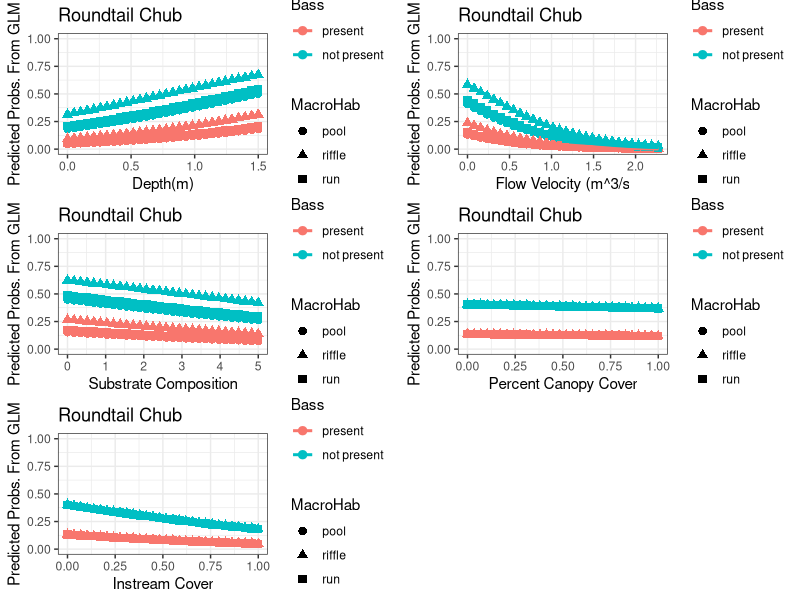
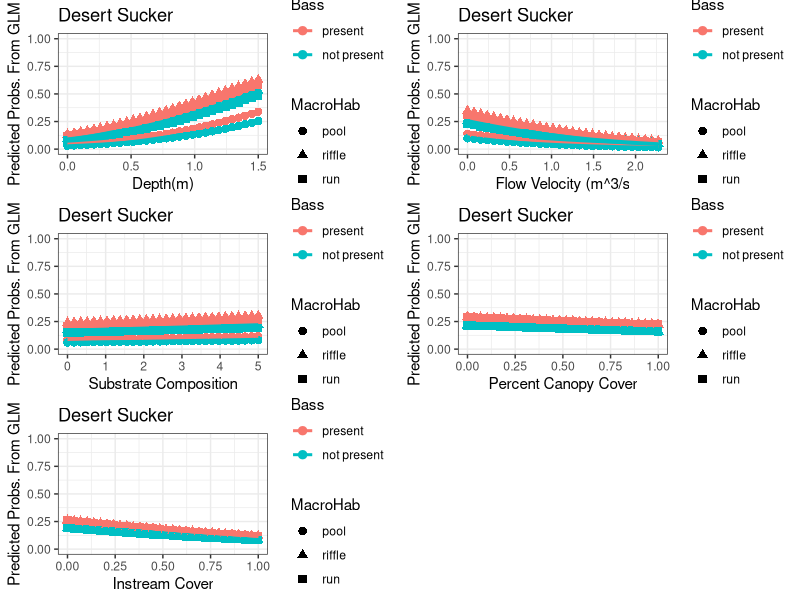
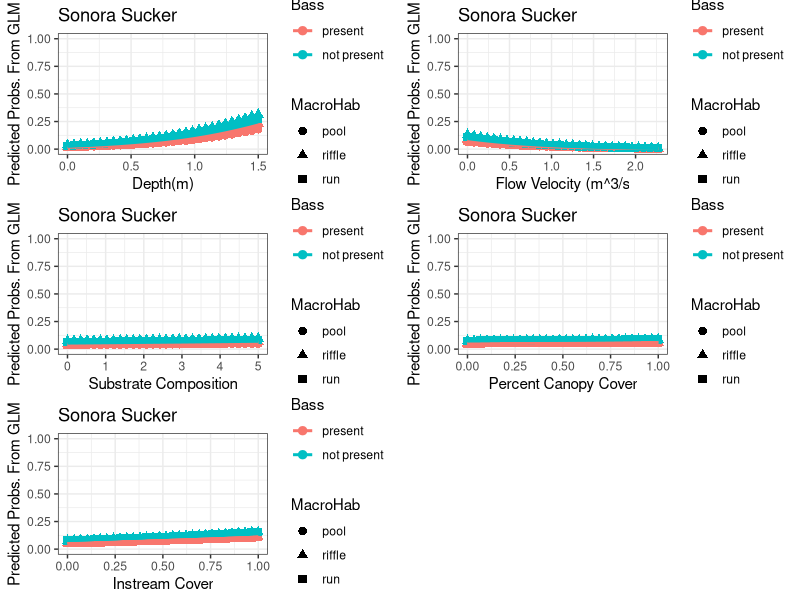
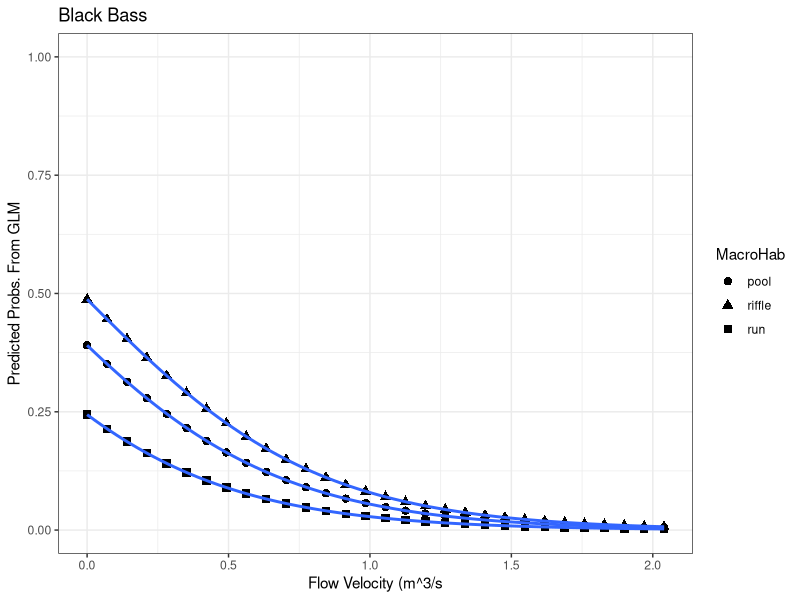
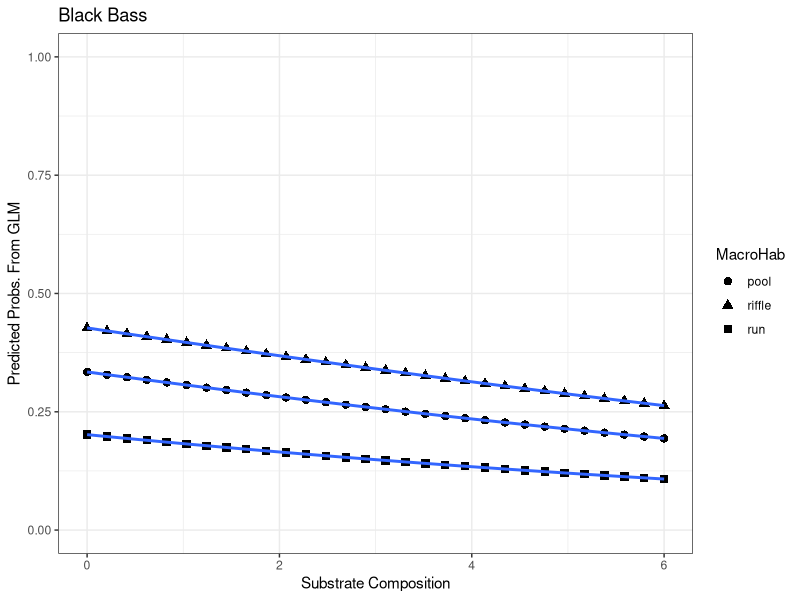
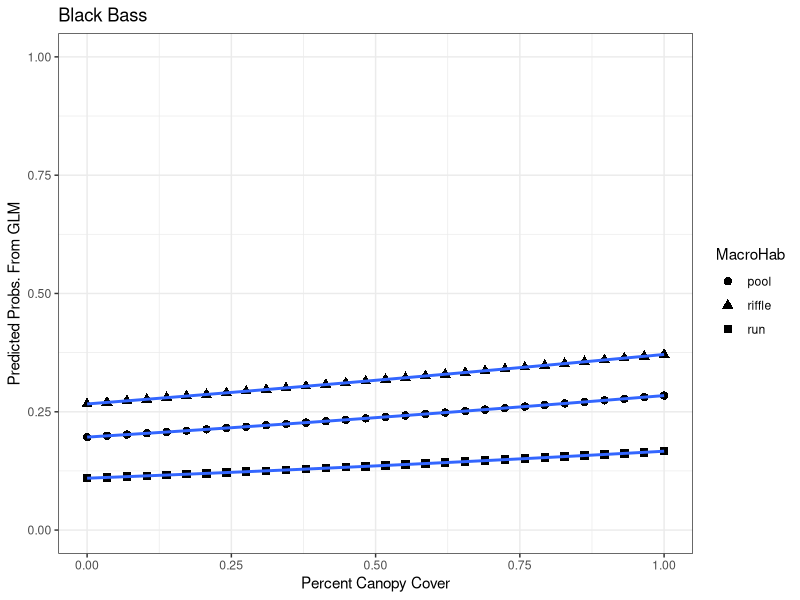
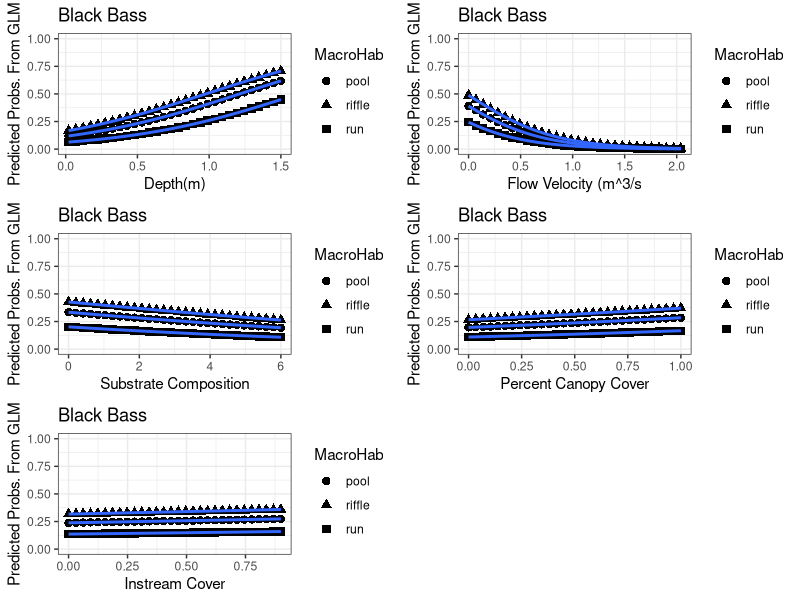

Write R code to recreate these figures, in order.
# Christopher Jenney
# Fossil Creek Data Analysis
#2021-05-08

# Logistic Regression with all variables included. 
dir.create("LOGIT_5_9")

data <- read.csv("FishAboveandBelow.csv")
data$Above <- factor(data$Above)
data$Location <-factor(data$Location)
data$Velo <- abs(data$Velo)
data$InstreamCover <- data$InstreamCover/100
library(ggplot2)
library(dplyr)
#Roundtail Chub
#Make a dataset of just RTC
Roundtail <- data %>% 
  filter(RoundtailChub == 1) %>% 
  select(Location, Above, Depth, Velo, Substrate, PercentCover, InstreamCover, MacroHab, RoundtailChub)
#make an available dataset
available<-data %>% 
  filter(Species == "Available") %>% 
  select(Location, Above, Depth, Velo, Substrate, PercentCover, InstreamCover, MacroHab, RoundtailChub)
available<-na.omit(available)

#combine the two datasets
Roundtail.data <- rbind(Roundtail, available)
na.omit(Roundtail.data)
#Run the GLM with the full model
RTC_GLM <- glm(RoundtailChub ~ Depth + Velo + Substrate + PercentCover + InstreamCover + MacroHab + Above
               + Above*Depth + Above*Velo + Above*Substrate + Above*PercentCover + Above*InstreamCover +
                 Above*MacroHab, family = "binomial", data = Roundtail.data)
summary(RTC_GLM)
confint(RTC_GLM)


RTC_GLM <- glm(RoundtailChub ~ Depth + Velo + Substrate + PercentCover + InstreamCover + Above + MacroHab
               , family = "binomial", data = Roundtail.data)

# Create a GLM Prediction Figure


Cov1_pred_data_1 <- expand.grid(Above=c(0,1),MacroHab=c("pool","riffle", "run"),
                                Depth= seq(min(Roundtail.data$Depth),max(Roundtail.data$Depth),
                                           length.out=30))

Cov1_pred_data_1$Above<-factor(Cov1_pred_data_1$Above)

Cov1_pred_data_1$Velo <- mean(Roundtail.data$Velo)

Cov1_pred_data_1$Substrate <- mean(Roundtail.data$Substrate)

Cov1_pred_data_1$PercentCover <- mean(Roundtail.data$PercentCover)

Cov1_pred_data_1$InstreamCover <- mean(Roundtail.data$InstreamCover)


Preds_Cov1_1 <- predict(RTC_GLM, newdata=Cov1_pred_data_1,
                      
                      type='link',se.fit=T) # To get the SE’s on the link scale


Cov1_pred_data_1$Pred <-plogis(Preds_Cov1_1$fit)

Cov1_pred_data_1$LCI <- plogis(Preds_Cov1_1$fit-1.96*Preds_Cov1_1$se) # Not sure if “se” is where the SE’s are in Preds_Cov1

Cov1_pred_data_1$UCI <- plogis(Preds_Cov1_1$fit+1.96*Preds_Cov1_1$se)

Cov1_pred_data_1$Covariate <- "Depth"



plt <- ggplot(data = Cov1_pred_data_1, aes(x = Cov1_pred_data_1$Depth, y = Cov1_pred_data_1$Pred, 
                                           color = Cov1_pred_data_1$Above,
                                           shape = MacroHab)) + 
  geom_point(size = 2.5) + 
  scale_fill_manual(values=c("blue", "cyan4")) + 
  geom_smooth(method = "glm", se = F,
              method.args = list(family = "binomial"))



plot_depth <- plt + xlab("Depth(m)") + ylab("Predicted Probs. From GLM") + scale_color_discrete(name = "Bass", labels = c("present", "not present"))

plot_depth <- plot_depth + theme_bw() + ggtitle("Roundtail Chub") + ylim(0, 1.0)   


## RTC Flow Velocity
#
#
#

RTC_GLM <- glm(RoundtailChub ~ Depth + Velo + Substrate + PercentCover + InstreamCover + Above + MacroHab
               , family = "binomial", data = Roundtail.data)

# Create a GLM Prediction Figure

Cov1_pred_data_2 <- expand.grid(Above=c(0,1),MacroHab=c("pool","riffle", "run"),
                                Velo= seq(min(Roundtail.data$Velo),max(Roundtail.data$Velo),
                                           length.out=30))

Cov1_pred_data_2$Above<-factor(Cov1_pred_data_2$Above)

Cov1_pred_data_2$Depth <- mean(Roundtail.data$Depth)

Cov1_pred_data_2$Substrate <- mean(Roundtail.data$Substrate)

Cov1_pred_data_2$PercentCover <- mean(Roundtail.data$PercentCover)

Cov1_pred_data_2$InstreamCover <- mean(Roundtail.data$InstreamCover)


Preds_Cov1_2 <- predict(RTC_GLM, newdata=Cov1_pred_data_2,
                      
                      type='link',se.fit=T) # To get the SE’s on the link scale

Cov1_pred_data_2$Pred <-plogis(Preds_Cov1_2$fit)

Cov1_pred_data_2$LCI <- plogis(Preds_Cov1_2$fit-1.96*Preds_Cov1_2$se) # Not sure if “se” is where the SE’s are in Preds_Cov1

Cov1_pred_data_2$UCI <- plogis(Preds_Cov1_2$fit+1.96*Preds_Cov1_2$se)

Cov1_pred_data_2$Covariate <- "Velo"


plt_vel <- ggplot(data = Cov1_pred_data_2, aes(x = Cov1_pred_data_2$Velo, y = Cov1_pred_data_2$Pred, 
                                           color = Cov1_pred_data_2$Above,
                                           shape = MacroHab)) + 
  geom_point(size = 2.5) + 
  scale_fill_manual(values=c("blue", "cyan4")) + 
  geom_smooth(method = "glm", se = F,
              method.args = list(family = "binomial"))



plt_velocity <- plt_vel + xlab("Flow Velocity (m^3/s") + ylab("Predicted Probs. From GLM") + scale_color_discrete(name = "Bass", labels = c("present", "not present"))

plt_velocity <-plt_velocity + theme_bw()+ ggtitle("Roundtail Chub") + ylim(0, 1.0)    


#
#
###Substrate
RTC_GLM <- glm(RoundtailChub ~ Depth + Velo + Substrate + PercentCover + InstreamCover + 
                 Above + MacroHab
               , family = "binomial", data = Roundtail.data)

# Create a GLM Prediction Figure
Cov1_pred_data_3 <- expand.grid(Above=c(0,1),MacroHab=c("pool","riffle", "run"),
                                Substrate= seq(min(Roundtail.data$Substrate),max(Roundtail.data$Substrate),
                                          length.out=30))


Cov1_pred_data_3$Above<-factor(Cov1_pred_data_3$Above)

Cov1_pred_data_3$Depth <- mean(Roundtail.data$Depth)

Cov1_pred_data_3$Velo <- mean(Roundtail.data$Velo)

Cov1_pred_data_3$PercentCover <- mean(Roundtail.data$PercentCover)

Cov1_pred_data_3$InstreamCover <- mean(Roundtail.data$InstreamCover)


Preds_Cov1_3 <- predict(RTC_GLM, newdata=Cov1_pred_data_3,
                      
                      type='link',se.fit=T) # To get the SE’s on the link scale

Cov1_pred_data_3$Pred <-plogis(Preds_Cov1_3$fit)

Cov1_pred_data_3$LCI <- plogis(Preds_Cov1_3$fit-1.96*Preds_Cov1_3$se) # Not sure if “se” is where the SE’s are in Preds_Cov1

Cov1_pred_data_3$UCI <- plogis(Preds_Cov1_3$fit+1.96*Preds_Cov1_3$se)

Cov1_pred_data_3$Covariate <- "Substrate"


plt_sub <- ggplot(data = Cov1_pred_data_3, aes(x = Cov1_pred_data_3$Substrate, y = Cov1_pred_data_3$Pred, 
                                               color = Cov1_pred_data_3$Above,
                                               shape = MacroHab)) + 
  geom_point(size = 2.5) + 
  scale_fill_manual(values=c("blue", "cyan4")) + 
  geom_smooth(method = "glm", se = F,
              method.args = list(family = "binomial"))



plt_substrate <- plt_sub + xlab("Substrate Composition") + ylab("Predicted Probs. From GLM") + scale_color_discrete(name = "Bass", labels = c("present", "not present"))

plt_substrate <- plt_substrate + theme_bw()  + ggtitle("Roundtail Chub") + ylim(0, 1.0)





###
## Percent Overhead Cover
RTC_GLM <- glm(RoundtailChub ~ Depth + Velo + Substrate + PercentCover + InstreamCover + Above
               , family = "binomial", data = Roundtail.data)

# Create a GLM Prediction Figure
Cov1_pred_data_4 <- expand.grid(Above=c(0,1),MacroHab=c("pool","riffle", "run"),
                                PercentCover= seq(min(Roundtail.data$PercentCover),max(Roundtail.data$PercentCover),
                                               length.out=30))

Cov1_pred_data_4$Above<-factor(Cov1_pred_data_4$Above)


Cov1_pred_data_4$Depth <- mean(Roundtail.data$Depth)

Cov1_pred_data_4$Velo <- mean(Roundtail.data$Velo)

Cov1_pred_data_4$Substrate <- mean(Roundtail.data$Substrate)

Cov1_pred_data_4$InstreamCover <- mean(Roundtail.data$InstreamCover)


Preds_Cov1_4 <- predict(RTC_GLM, newdata=Cov1_pred_data_4,
                      
                      type='link',se.fit=T) # To get the SE’s on the link scale

Cov1_pred_data_4$Pred <-plogis(Preds_Cov1_4$fit)

Cov1_pred_data_4$LCI <- plogis(Preds_Cov1_4$fit-1.96*Preds_Cov1_4$se) # Not sure if “se” is where the SE’s are in Preds_Cov1

Cov1_pred_data_4$UCI <- plogis(Preds_Cov1_4$fit+1.96*Preds_Cov1_4$se)

Cov1_pred_data_4$Covariate <- "Percent Cover"




plt_cv <- ggplot(data = Cov1_pred_data_4, aes(x = Cov1_pred_data_4$PercentCover, y = Cov1_pred_data_4$Pred, 
                                               color = Cov1_pred_data_4$Above,
                                               shape = MacroHab)) + 
  geom_point(size = 2.5) + 
  scale_fill_manual(values=c("blue", "cyan4")) + 
  geom_smooth(method = "glm", se = F,
              method.args = list(family = "binomial"))



plt_cover <- plt_cv + xlab("Percent Canopy Cover") + ylab("Predicted Probs. From GLM") + scale_color_discrete(name = "Bass", labels = c("present", "not present"))

plt_cover <- plt_cover + theme_bw()  + ggtitle("Roundtail Chub") + ylim(0, 1.0)





###
#Plot Instream Cover
RTC_GLM <- glm(RoundtailChub ~ Depth + Velo + Substrate + PercentCover + InstreamCover + Above
               , family = "binomial", data = Roundtail.data)

# Create a GLM Prediction Figure

Cov1_pred_data_5 <- expand.grid(Above=c(0,1),MacroHab=c("pool","riffle", "run"),
                                InstreamCover= seq(min(Roundtail.data$InstreamCover),max(Roundtail.data$InstreamCover),
                                                  length.out=30))

Cov1_pred_data_5$Above<-factor(Cov1_pred_data_5$Above)

Cov1_pred_data_5$Depth <- mean(Roundtail.data$Depth)

Cov1_pred_data_5$Velo <- mean(Roundtail.data$Velo)

Cov1_pred_data_5$Substrate <- mean(Roundtail.data$Substrate)

Cov1_pred_data_5$PercentCover <- mean(Roundtail.data$PercentCover)


Preds_Cov1_5 <- predict(RTC_GLM, newdata=Cov1_pred_data_5,
                      
                      type='link',se.fit=T) # To get the SE’s on the link scale

Cov1_pred_data_5$Pred <-plogis(Preds_Cov1_5$fit)

Cov1_pred_data_5$LCI <- plogis(Preds_Cov1_5$fit-1.96*Preds_Cov1_5$se) # Not sure if “se” is where the SE’s are in Preds_Cov1

Cov1_pred_data_5$UCI <- plogis(Preds_Cov1_5$fit+1.96*Preds_Cov1_5$se)

Cov1_pred_data_5$Covariate <- "Instream Cover"


plt_is <- ggplot(data = Cov1_pred_data_5, aes(x = Cov1_pred_data_5$InstreamCover, y = Cov1_pred_data_5$Pred, 
                                              color = Cov1_pred_data_5$Above,
                                              shape = MacroHab)) + 
  geom_point(size = 2.5) + 
  scale_fill_manual(values=c("blue", "cyan4")) + 
  geom_smooth(method = "glm", se = F,
              method.args = list(family = "binomial"))



plt_instream <- plt_is + xlab("Instream Cover") + ylab("Predicted Probs. From GLM") + scale_color_discrete(name = "Bass", labels = c("present", "not present"))

plt_instream <- plt_instream + theme_bw()+ ggtitle("Roundtail Chub") + ylim(0, 1.0)



library(ggpubr)
Roundtail_Plots <- ggarrange(plot_depth, plt_velocity, plt_substrate, plt_cover,plt_instream,
                        nrow = 3, ncol = 2)
Roundtail_Plots + ggtitle("Roundtail Chub")

#sink the file into whereever the fuck i put it. 
sink(file = "LOGIT_5_9/RTC_GLM_FULL.txt")
summary(RTC_GLM)
confint(RTC_GLM)
sink()


## DESERT SUCKER ANALYSIS
###YOU MADE IT!
## I THINK IT LOOKS..... OKAY


#Desert Sucker
Desert <- data %>% 
  filter(Desert.Sucker == 1) %>% 
  select(Location, Above, Depth, Velo, Substrate, PercentCover, InstreamCover, MacroHab, Desert.Sucker)
#make an available dataset
available<-data %>% 
  filter(Species == "Available") %>% 
  select(Location, Above, Depth, Velo, Substrate, PercentCover, InstreamCover, MacroHab, Desert.Sucker)
available<-na.omit(available)

#combine the two datasets
Desert.data <- rbind(Desert, available)

#Run the GLM with the full model
Desert_GLM <- glm(Desert.Sucker ~ Depth + Velo + Substrate + PercentCover + InstreamCover + MacroHab + Above
               + Above*Depth + Above*Velo + Above*Substrate + Above*PercentCover + Above*InstreamCover +
                 Above*MacroHab, family = "binomial", data = Desert.data)
summary(Desert_GLM)
confint(Desert_GLM)
###
#####
#####
#Plots for DS

DS_GLM <- glm(Desert.Sucker ~ Depth + Velo + Substrate + PercentCover + InstreamCover + Above + MacroHab
               , family = "binomial", data = Desert.data)

# Create a GLM Prediction Figure

## Desert Sucker Depth

Cov1_pred_data_1 <- expand.grid(Above=c(0,1),MacroHab=c("pool","riffle", "run"),
                                Depth= seq(min(Desert.data$Depth),max(Desert.data$Depth),
                                           length.out=30))

Cov1_pred_data_1$Above<-factor(Cov1_pred_data_1$Above)

Cov1_pred_data_1$Velo <- mean(Desert.data$Velo)

Cov1_pred_data_1$Substrate <- mean(Desert.data$Substrate)

Cov1_pred_data_1$PercentCover <- mean(Desert.data$PercentCover)

Cov1_pred_data_1$InstreamCover <- mean(Desert.data$InstreamCover)


Preds_Cov1_1 <- predict(DS_GLM, newdata=Cov1_pred_data_1,
                        
                        type='link',se.fit=T) # To get the SE’s on the link scale


Cov1_pred_data_1$Pred <-plogis(Preds_Cov1_1$fit)

Cov1_pred_data_1$LCI <- plogis(Preds_Cov1_1$fit-1.96*Preds_Cov1_1$se) # Not sure if “se” is where the SE’s are in Preds_Cov1

Cov1_pred_data_1$UCI <- plogis(Preds_Cov1_1$fit+1.96*Preds_Cov1_1$se)

Cov1_pred_data_1$Covariate <- "Depth"



plt <- ggplot(data = Cov1_pred_data_1, aes(x = Cov1_pred_data_1$Depth, y = Cov1_pred_data_1$Pred, 
                                           color = Cov1_pred_data_1$Above,
                                           shape = MacroHab)) + 
  geom_point(size = 2.5) + 
  scale_fill_manual(values=c("blue", "cyan4")) + 
  geom_smooth(method = "glm", se = F,
              method.args = list(family = "binomial"))



plot_depth <- plt + xlab("Depth(m)") + ylab("Predicted Probs. From GLM") + scale_color_discrete(name = "Bass", labels = c("present", "not present"))

plot_depth <- plot_depth + theme_bw() + ggtitle("Desert Sucker") + ylim(0, 1.0)



### Desert Sucker Velocity



DS_GLM <- glm(Desert.Sucker ~ Depth + Velo + Substrate + PercentCover + InstreamCover + Above + MacroHab
               , family = "binomial", data = Desert.data)

# Create a GLM Prediction Figure

Cov1_pred_data_2 <- expand.grid(Above=c(0,1),MacroHab=c("pool","riffle", "run"),
                                Velo= seq(min(Desert.data$Velo),max(Desert.data$Velo),
                                          length.out=30))

Cov1_pred_data_2$Above<-factor(Cov1_pred_data_2$Above)

Cov1_pred_data_2$Depth <- mean(Desert.data$Depth)

Cov1_pred_data_2$Substrate <- mean(Desert.data$Substrate)

Cov1_pred_data_2$PercentCover <- mean(Desert.data$PercentCover)

Cov1_pred_data_2$InstreamCover <- mean(Desert.data$InstreamCover)


Preds_Cov1_2 <- predict(DS_GLM, newdata=Cov1_pred_data_2,
                        
                        type='link',se.fit=T) # To get the SE’s on the link scale

Cov1_pred_data_2$Pred <-plogis(Preds_Cov1_2$fit)

Cov1_pred_data_2$LCI <- plogis(Preds_Cov1_2$fit-1.96*Preds_Cov1_2$se) # Not sure if “se” is where the SE’s are in Preds_Cov1

Cov1_pred_data_2$UCI <- plogis(Preds_Cov1_2$fit+1.96*Preds_Cov1_2$se)

Cov1_pred_data_2$Covariate <- "Velo"


plt_vel <- ggplot(data = Cov1_pred_data_2, aes(x = Cov1_pred_data_2$Velo, y = Cov1_pred_data_2$Pred, 
                                               color = Cov1_pred_data_2$Above,
                                               shape = MacroHab)) + 
  geom_point(size = 2.5) + 
  scale_fill_manual(values=c("blue", "cyan4")) + 
  geom_smooth(method = "glm", se = F,
              method.args = list(family = "binomial"))



plt_velocity <- plt_vel + xlab("Flow Velocity (m^3/s") + ylab("Predicted Probs. From GLM") + scale_color_discrete(name = "Bass", labels = c("present", "not present"))

plt_velocity <- plt_velocity + theme_bw() + ggtitle("Desert Sucker") + ylim(0, 1.0)


# Desert Sucker
# SUbstrate
###Substrate
DS_GLM <- glm(Desert.Sucker ~ Depth + Velo + Substrate + PercentCover + InstreamCover + 
                 Above + MacroHab
               , family = "binomial", data = Desert.data)

# Create a GLM Prediction Figure
Cov1_pred_data_3 <- expand.grid(Above=c(0,1),MacroHab=c("pool","riffle", "run"),
                                Substrate= seq(min(Desert.data$Substrate),max(Desert.data$Substrate),
                                               length.out=30))


Cov1_pred_data_3$Above<-factor(Cov1_pred_data_3$Above)

Cov1_pred_data_3$Depth <- mean(Desert.data$Depth)

Cov1_pred_data_3$Velo <- mean(Desert.data$Velo)

Cov1_pred_data_3$PercentCover <- mean(Desert.data$PercentCover)

Cov1_pred_data_3$InstreamCover <- mean(Desert.data$InstreamCover)


Preds_Cov1_3 <- predict(DS_GLM, newdata=Cov1_pred_data_3,
                        
                        type='link',se.fit=T) # To get the SE’s on the link scale

Cov1_pred_data_3$Pred <-plogis(Preds_Cov1_3$fit)

Cov1_pred_data_3$LCI <- plogis(Preds_Cov1_3$fit-1.96*Preds_Cov1_3$se) # Not sure if “se” is where the SE’s are in Preds_Cov1

Cov1_pred_data_3$UCI <- plogis(Preds_Cov1_3$fit+1.96*Preds_Cov1_3$se)

Cov1_pred_data_3$Covariate <- "Substrate"


plt_sub <- ggplot(data = Cov1_pred_data_3, aes(x = Cov1_pred_data_3$Substrate, y = Cov1_pred_data_3$Pred, 
                                               color = Cov1_pred_data_3$Above,
                                               shape = MacroHab)) + 
  geom_point(size = 2.5) + 
  scale_fill_manual(values=c("blue", "cyan4")) + 
  geom_smooth(method = "glm", se = F,
              method.args = list(family = "binomial"))



plt_substrate <- plt_sub + xlab("Substrate Composition") + ylab("Predicted Probs. From GLM") + scale_color_discrete(name = "Bass", labels = c("present", "not present"))

plt_substrate <-plt_substrate + theme_bw() + ggtitle ("Desert Sucker") + ylim(0, 1.0)


##
#
##
##
###
## Percent Overhead Cover
DS_GLM <- glm(Desert.Sucker ~ Depth + Velo + Substrate + PercentCover + InstreamCover + Above
               , family = "binomial", data = Desert.data)

# Create a GLM Prediction Figure
Cov1_pred_data_4 <- expand.grid(Above=c(0,1),MacroHab=c("pool","riffle", "run"),
                                PercentCover= seq(min(Desert.data$PercentCover),max(Desert.data$PercentCover),
                                                  length.out=30))

Cov1_pred_data_4$Above<-factor(Cov1_pred_data_4$Above)


Cov1_pred_data_4$Depth <- mean(Desert.data$Depth)

Cov1_pred_data_4$Velo <- mean(Desert.data$Velo)

Cov1_pred_data_4$Substrate <- mean(Desert.data$Substrate)

Cov1_pred_data_4$InstreamCover <- mean(Desert.data$InstreamCover)


Preds_Cov1_4 <- predict(DS_GLM, newdata=Cov1_pred_data_4,
                        
                        type='link',se.fit=T) # To get the SE’s on the link scale

Cov1_pred_data_4$Pred <-plogis(Preds_Cov1_4$fit)

Cov1_pred_data_4$LCI <- plogis(Preds_Cov1_4$fit-1.96*Preds_Cov1_4$se) # Not sure if “se” is where the SE’s are in Preds_Cov1

Cov1_pred_data_4$UCI <- plogis(Preds_Cov1_4$fit+1.96*Preds_Cov1_4$se)

Cov1_pred_data_4$Covariate <- "Percent Cover"




plt_cv <- ggplot(data = Cov1_pred_data_4, aes(x = Cov1_pred_data_4$PercentCover, y = Cov1_pred_data_4$Pred, 
                                              color = Cov1_pred_data_4$Above,
                                              shape = MacroHab)) + 
  geom_point(size = 2.5) + 
  scale_fill_manual(values=c("blue", "cyan4")) + 
  geom_smooth(method = "glm", se = F,
              method.args = list(family = "binomial"))



plt_cover <- plt_cv + xlab("Percent Canopy Cover") + ylab("Predicted Probs. From GLM") + scale_color_discrete(name = "Bass", labels = c("present", "not present"))

plt_cover <-plt_cover + theme_bw() + ggtitle ("Desert Sucker") + ylim(0, 1.0)





###
#Plot Instream Cover
DS_GLM <- glm(Desert.Sucker ~ Depth + Velo + Substrate + PercentCover + InstreamCover + Above
               , family = "binomial", data = Desert.data)

# Create a GLM Prediction Figure

Cov1_pred_data_5 <- expand.grid(Above=c(0,1),MacroHab=c("pool","riffle", "run"),
                                InstreamCover= seq(min(Desert.data$InstreamCover),max(Desert.data$InstreamCover),
                                                   length.out=30))

Cov1_pred_data_5$Above<-factor(Cov1_pred_data_5$Above)

Cov1_pred_data_5$Depth <- mean(Desert.data$Depth)

Cov1_pred_data_5$Velo <- mean(Desert.data$Velo)

Cov1_pred_data_5$Substrate <- mean(Desert.data$Substrate)

Cov1_pred_data_5$PercentCover <- mean(Desert.data$PercentCover)


Preds_Cov1_5 <- predict(DS_GLM, newdata=Cov1_pred_data_5,
                        
                        type='link',se.fit=T) # To get the SE’s on the link scale

Cov1_pred_data_5$Pred <-plogis(Preds_Cov1_5$fit)

Cov1_pred_data_5$LCI <- plogis(Preds_Cov1_5$fit-1.96*Preds_Cov1_5$se) # Not sure if “se” is where the SE’s are in Preds_Cov1

Cov1_pred_data_5$UCI <- plogis(Preds_Cov1_5$fit+1.96*Preds_Cov1_5$se)

Cov1_pred_data_5$Covariate <- "Instream Cover"


plt_is <- ggplot(data = Cov1_pred_data_5, aes(x = Cov1_pred_data_5$InstreamCover, y = Cov1_pred_data_5$Pred, 
                                              color = Above,
                                              shape = MacroHab)) + 
  geom_point(size = 2.5) + 
  scale_fill_manual(values=c("blue", "cyan4")) + 
  geom_smooth(method = "glm", se = F,
              method.args = list(family = "binomial"))



plt_instream <- plt_is + xlab("Instream Cover") + ylab("Predicted Probs. From GLM") + scale_color_discrete(name = "Bass", labels = c("present", "not present"))

plt_instream <-plt_instream + theme_bw() + ggtitle("Desert Sucker") + ylim(0, 1.0)



library(ggpubr)
Desert_Plots <- ggarrange(plot_depth, plt_velocity, plt_substrate, plt_cover,plt_instream,
                             nrow = 3, ncol = 2)
Desert_Plots



#sink the file into whereever the fuck i put it. 
sink(file = "LOGIT_5_9/Desert_GLM_FULL.txt")
summary(Desert_GLM)
confint(Desert_GLM)
sink()

# Sonora Sucker
Sonora <- data %>% 
  filter(Sonora.Sucker == 1) %>% 
  select(Location, Above, Depth, Velo, Substrate, PercentCover, InstreamCover, MacroHab, Sonora.Sucker)
#make an available dataset
available<-data %>% 
  filter(Species == "Available") %>% 
  select(Location, Above, Depth, Velo, Substrate, PercentCover, InstreamCover, MacroHab, Sonora.Sucker)
available<-na.omit(available)

#combine the two datasets
Sonora.data <- rbind(Sonora, available)

#Run the GLM with the full model
Sonora.data_GLM <- glm(Sonora.Sucker ~ Depth + Velo + Substrate + PercentCover + InstreamCover + MacroHab + Above
               + Above*Depth + Above*Velo + Above*Substrate + Above*PercentCover + Above*InstreamCover +
                 Above*MacroHab, family = "binomial", data = Sonora.data)
summary(Sonora.data_GLM)
confint(Sonora.data_GLM)


###
#####
#####
#Plots for SS
# SS Depth
SS_GLM <- glm(Sonora.Sucker ~ Depth + Velo + Substrate + PercentCover + InstreamCover + Above + MacroHab
              , family = "binomial", data = Sonora.data)

# Create a GLM Prediction Figure

## Sonora Sucker Depth

Cov1_pred_data_1 <- expand.grid(Above=c(0,1),MacroHab=c("pool","riffle", "run"),
                                Depth= seq(min(Sonora.data$Depth),max(Sonora.data$Depth),
                                           length.out=30))

Cov1_pred_data_1$Above<-factor(Cov1_pred_data_1$Above)

Cov1_pred_data_1$Velo <- mean(Sonora.data$Velo)

Cov1_pred_data_1$Substrate <- mean(Sonora.data$Substrate)

Cov1_pred_data_1$PercentCover <- mean(Sonora.data$PercentCover)

Cov1_pred_data_1$InstreamCover <- mean(Sonora.data$InstreamCover)


Preds_Cov1_1 <- predict(SS_GLM, newdata=Cov1_pred_data_1,
                        
                        type='link',se.fit=T) # To get the SE’s on the link scale


Cov1_pred_data_1$Pred <-plogis(Preds_Cov1_1$fit)

Cov1_pred_data_1$LCI <- plogis(Preds_Cov1_1$fit-1.96*Preds_Cov1_1$se) # Not sure if “se” is where the SE’s are in Preds_Cov1

Cov1_pred_data_1$UCI <- plogis(Preds_Cov1_1$fit+1.96*Preds_Cov1_1$se)

Cov1_pred_data_1$Covariate <- "Depth"



plt <- ggplot(data = Cov1_pred_data_1, aes(x = Cov1_pred_data_1$Depth, y = Cov1_pred_data_1$Pred, 
                                           color = Cov1_pred_data_1$Above,
                                           shape = MacroHab)) + 
  geom_point(size = 2.5) + 
  scale_fill_manual(values=c("blue", "cyan4")) + 
  geom_smooth(method = "glm", se = F,
              method.args = list(family = "binomial"))



plot_depth <- plt + xlab("Depth(m)") + ylab("Predicted Probs. From GLM") + scale_color_discrete(name = "Bass", labels = c("present", "not present"))

plot_depth <-  plot_depth + theme_bw() + ggtitle("Sonora Sucker") + ylim(0, 1.0)



### Sonora Sucker Velocity



SS_GLM <- glm(Sonora.Sucker ~ Depth + Velo + Substrate + PercentCover + InstreamCover + Above + MacroHab
              , family = "binomial", data = Sonora.data)

# Create a GLM Prediction Figure

Cov1_pred_data_2 <- expand.grid(Above=c(0,1),MacroHab=c("pool","riffle", "run"),
                                Velo= seq(min(Sonora.data$Velo),max(Sonora.data$Velo),
                                          length.out=30))

Cov1_pred_data_2$Above<-factor(Cov1_pred_data_2$Above)

Cov1_pred_data_2$Depth <- mean(Sonora.data$Depth)

Cov1_pred_data_2$Substrate <- mean(Sonora.data$Substrate)

Cov1_pred_data_2$PercentCover <- mean(Sonora.data$PercentCover)

Cov1_pred_data_2$InstreamCover <- mean(Sonora.data$InstreamCover)


Preds_Cov1_2 <- predict(SS_GLM, newdata=Cov1_pred_data_2,
                        
                        type='link',se.fit=T) # To get the SE’s on the link scale

Cov1_pred_data_2$Pred <-plogis(Preds_Cov1_2$fit)

Cov1_pred_data_2$LCI <- plogis(Preds_Cov1_2$fit-1.96*Preds_Cov1_2$se) # Not sure if “se” is where the SE’s are in Preds_Cov1

Cov1_pred_data_2$UCI <- plogis(Preds_Cov1_2$fit+1.96*Preds_Cov1_2$se)

Cov1_pred_data_2$Covariate <- "Velo"


plt_vel <- ggplot(data = Cov1_pred_data_2, aes(x = Cov1_pred_data_2$Velo, y = Cov1_pred_data_2$Pred, 
                                               color = Cov1_pred_data_2$Above,
                                               shape = MacroHab)) + 
  geom_point(size = 2.5) + 
  scale_fill_manual(values=c("blue", "cyan4")) + 
  geom_smooth(method = "glm", se = F,
              method.args = list(family = "binomial"))



plt_velocity <- plt_vel + xlab("Flow Velocity (m^3/s") + ylab("Predicted Probs. From GLM") + scale_color_discrete(name = "Bass", labels = c("present", "not present"))

plt_velocity <- plt_velocity + theme_bw() + ggtitle("Sonora Sucker") + ylim(0, 1.0)


# Desert Sucker
# SUbstrate
###Substrate
SS_GLM <- glm(Sonora.Sucker ~ Depth + Velo + Substrate + PercentCover + InstreamCover + 
                Above + MacroHab
              , family = "binomial", data = Sonora.data)

# Create a GLM Prediction Figure
Cov1_pred_data_3 <- expand.grid(Above=c(0,1),MacroHab=c("pool","riffle", "run"),
                                Substrate= seq(min(Sonora.data$Substrate),max(Sonora.data$Substrate),
                                               length.out=30))


Cov1_pred_data_3$Above<-factor(Cov1_pred_data_3$Above)

Cov1_pred_data_3$Depth <- mean(Sonora.data$Depth)

Cov1_pred_data_3$Velo <- mean(Sonora.data$Velo)

Cov1_pred_data_3$PercentCover <- mean(Sonora.data$PercentCover)

Cov1_pred_data_3$InstreamCover <- mean(Sonora.data$InstreamCover)


Preds_Cov1_3 <- predict(SS_GLM, newdata=Cov1_pred_data_3,
                        
                        type='link',se.fit=T) # To get the SE’s on the link scale

Cov1_pred_data_3$Pred <-plogis(Preds_Cov1_3$fit)

Cov1_pred_data_3$LCI <- plogis(Preds_Cov1_3$fit-1.96*Preds_Cov1_3$se) # Not sure if “se” is where the SE’s are in Preds_Cov1

Cov1_pred_data_3$UCI <- plogis(Preds_Cov1_3$fit+1.96*Preds_Cov1_3$se)

Cov1_pred_data_3$Covariate <- "Substrate"


plt_sub <- ggplot(data = Cov1_pred_data_3, aes(x = Cov1_pred_data_3$Substrate, y = Cov1_pred_data_3$Pred, 
                                               color = Cov1_pred_data_3$Above,
                                               shape = MacroHab)) + 
  geom_point(size = 2.5) + 
  scale_fill_manual(values=c("blue", "cyan4")) + 
  geom_smooth(method = "glm", se = F,
              method.args = list(family = "binomial"))



plt_substrate <- plt_sub + xlab("Substrate Composition") + ylab("Predicted Probs. From GLM") + scale_color_discrete(name = "Bass", labels = c("present", "not present"))


plt_substrate <-plt_substrate + theme_bw() + ggtitle ("Sonora Sucker") + ylim(0, 1.0)


##
#
##
##
###
## Percent Overhead Cover
SS_GLM <- glm(Sonora.Sucker ~ Depth + Velo + Substrate + PercentCover + InstreamCover + Above
              , family = "binomial", data = Sonora.data)

# Create a GLM Prediction Figure
Cov1_pred_data_4 <- expand.grid(Above=c(0,1),MacroHab=c("pool","riffle", "run"),
                                PercentCover= seq(min(Sonora.data$PercentCover),max(Sonora.data$PercentCover),
                                                  length.out=30))

Cov1_pred_data_4$Above<-factor(Cov1_pred_data_4$Above)


Cov1_pred_data_4$Depth <- mean(Sonora.data$Depth)

Cov1_pred_data_4$Velo <- mean(Sonora.data$Velo)

Cov1_pred_data_4$Substrate <- mean(Sonora.data$Substrate)

Cov1_pred_data_4$InstreamCover <- mean(Sonora.data$InstreamCover)


Preds_Cov1_4 <- predict(SS_GLM, newdata=Cov1_pred_data_4,
                        
                        type='link',se.fit=T) # To get the SE’s on the link scale

Cov1_pred_data_4$Pred <-plogis(Preds_Cov1_4$fit)

Cov1_pred_data_4$LCI <- plogis(Preds_Cov1_4$fit-1.96*Preds_Cov1_4$se) # Not sure if “se” is where the SE’s are in Preds_Cov1

Cov1_pred_data_4$UCI <- plogis(Preds_Cov1_4$fit+1.96*Preds_Cov1_4$se)

Cov1_pred_data_4$Covariate <- "Percent Cover"




plt_cv <- ggplot(data = Cov1_pred_data_4, aes(x = Cov1_pred_data_4$PercentCover, y = Cov1_pred_data_4$Pred, 
                                              color = Cov1_pred_data_4$Above,
                                              shape = MacroHab)) + 
  geom_point(size = 2.5) + 
  scale_fill_manual(values=c("blue", "cyan4")) + 
  geom_smooth(method = "glm", se = F,
              method.args = list(family = "binomial"))



plt_cover <- plt_cv + xlab("Percent Canopy Cover") + ylab("Predicted Probs. From GLM") + scale_color_discrete(name = "Bass", labels = c("present", "not present"))

plt_cover <- plt_cover + theme_bw() + ggtitle ("Sonora Sucker") + ylim(0, 1.0)





###
#Plot Instream Cover
SS_GLM <- glm(Sonora.Sucker ~ Depth + Velo + Substrate + PercentCover + InstreamCover + Above
              , family = "binomial", data = Sonora.data)

# Create a GLM Prediction Figure

Cov1_pred_data_5 <- expand.grid(Above=c(0,1),MacroHab=c("pool","riffle", "run"),
                                InstreamCover= seq(min(Sonora.data$InstreamCover),max(Sonora.data$InstreamCover),
                                                   length.out=30))

Cov1_pred_data_5$Above<-factor(Cov1_pred_data_5$Above)

Cov1_pred_data_5$Depth <- mean(Sonora.data$Depth)

Cov1_pred_data_5$Velo <- mean(Sonora.data$Velo)

Cov1_pred_data_5$Substrate <- mean(Sonora.data$Substrate)

Cov1_pred_data_5$PercentCover <- mean(Sonora.data$PercentCover)


Preds_Cov1_5 <- predict(SS_GLM, newdata=Cov1_pred_data_5,
                        
                        type='link',se.fit=T) # To get the SE’s on the link scale

Cov1_pred_data_5$Pred <-plogis(Preds_Cov1_5$fit)

Cov1_pred_data_5$LCI <- plogis(Preds_Cov1_5$fit-1.96*Preds_Cov1_5$se) # Not sure if “se” is where the SE’s are in Preds_Cov1

Cov1_pred_data_5$UCI <- plogis(Preds_Cov1_5$fit+1.96*Preds_Cov1_5$se)

Cov1_pred_data_5$Covariate <- "Instream Cover"


plt_is <- ggplot(data = Cov1_pred_data_5, aes(x = Cov1_pred_data_5$InstreamCover, y = Cov1_pred_data_5$Pred, 
                                              color = Cov1_pred_data_5$Above,
                                              shape = MacroHab)) + 
  geom_point(size = 2.5) + 
  scale_fill_manual(values=c("blue", "cyan4")) + 
  geom_smooth(method = "glm", se = F,
              method.args = list(family = "binomial"))



plt_instream <- plt_is + xlab("Instream Cover") + ylab("Predicted Probs. From GLM") + scale_color_discrete(name = "Bass", labels = c("present", "not present"))

plt_instream <-plt_instream + theme_bw() + ggtitle("Sonora Sucker") + ylim(0, 1.0)



library(ggpubr)
Sonora_Plots <- ggarrange(plot_depth, plt_velocity, plt_substrate, plt_cover,plt_instream,
                          nrow = 3, ncol = 2)
Sonora_Plots



#sink the file into whereever the fuck i put it. 
sink(file = "LOGIT_5_9/Sonora.data_GLM_FULL.txt")
summary(Sonora.data_GLM)
confint(Sonora.data_GLM)
sink()



###
###
### Bass ----
#Black Bass
Bass <- data %>% 
  filter(Bass == 1) %>% 
  filter(Above == 0) %>% 
  select(Location, Depth, Velo, Substrate, PercentCover, InstreamCover, MacroHab, Bass)
#make an available dataset
available<-data %>% 
  filter(Species == "Available") %>% 
  filter(Above == 0) %>% 
  select(Location, Depth, Velo, Substrate, PercentCover, InstreamCover, MacroHab, Bass)
available<-na.omit(available)

#combine the two datasets
Bass.data <- rbind(Bass, available)

#Run the GLM with the full model
Bass_GLM <- glm(Bass ~ Depth + Velo + Substrate + PercentCover + InstreamCover + MacroHab ,
                family = "binomial", data = Bass.data)
summary(Bass_GLM)
confint(Bass_GLM)

# Create a GLM Prediction Figure

## Sonora Sucker Depth

Cov1_pred_data_1 <- expand.grid(MacroHab=c("pool","riffle", "run"),
                                Depth= seq(min(Bass.data$Depth),max(Bass.data$Depth),
                                           length.out=30))


Cov1_pred_data_1$Velo <- mean(Bass.data$Velo)

Cov1_pred_data_1$Substrate <- mean(Bass.data$Substrate)

Cov1_pred_data_1$PercentCover <- mean(Bass.data$PercentCover)

Cov1_pred_data_1$InstreamCover <- mean(Bass.data$InstreamCover)


Preds_Cov1_1 <- predict(Bass_GLM, newdata=Cov1_pred_data_1,
                        
                        type='link',se.fit=T) # To get the SE’s on the link scale


Cov1_pred_data_1$Pred <-plogis(Preds_Cov1_1$fit)

Cov1_pred_data_1$LCI <- plogis(Preds_Cov1_1$fit-1.96*Preds_Cov1_1$se) # Not sure if “se” is where the SE’s are in Preds_Cov1

Cov1_pred_data_1$UCI <- plogis(Preds_Cov1_1$fit+1.96*Preds_Cov1_1$se)

Cov1_pred_data_1$Covariate <- "Depth"



plt <- ggplot(data = Cov1_pred_data_1, aes(x = Cov1_pred_data_1$Depth, y = Cov1_pred_data_1$Pred,
                                           shape = MacroHab)) + 
  geom_point(size = 2.5) + 
  scale_fill_manual(values=c("blue", "cyan4")) + 
  geom_smooth(method = "glm", se = F,
              method.args = list(family = "binomial"))



plot_depth <- plt + xlab("Depth(m)") + ylab("Predicted Probs. From GLM") + scale_color_discrete(name = "Bass", labels = c("present", "not present"))

plot_depth <-  plot_depth + theme_bw() + ggtitle("Black Bass") + ylim(0, 1.0)



### Black Bass Velocity



Bass_GLM <- glm(Bass ~ Depth + Velo + Substrate + PercentCover + InstreamCover + MacroHab ,
                 family = "binomial", data = Bass.data)

# Create a GLM Prediction Figure

Cov1_pred_data_2 <- expand.grid(MacroHab=c("pool","riffle", "run"),
                                Velo= seq(min(Bass.data$Velo),max(Bass.data$Velo),
                                          length.out=30))


Cov1_pred_data_2$Depth <- mean(Bass.data$Depth)

Cov1_pred_data_2$Substrate <- mean(Bass.data$Substrate)

Cov1_pred_data_2$PercentCover <- mean(Bass.data$PercentCover)

Cov1_pred_data_2$InstreamCover <- mean(Bass.data$InstreamCover)


Preds_Cov1_2 <- predict(Bass_GLM, newdata=Cov1_pred_data_2,
                        
                        type='link',se.fit=T) # To get the SE’s on the link scale

Cov1_pred_data_2$Pred <-plogis(Preds_Cov1_2$fit)

Cov1_pred_data_2$LCI <- plogis(Preds_Cov1_2$fit-1.96*Preds_Cov1_2$se) # Not sure if “se” is where the SE’s are in Preds_Cov1

Cov1_pred_data_2$UCI <- plogis(Preds_Cov1_2$fit+1.96*Preds_Cov1_2$se)

Cov1_pred_data_2$Covariate <- "Velo"


plt_vel <- ggplot(data = Cov1_pred_data_2, aes(x = Cov1_pred_data_2$Velo, y = Cov1_pred_data_2$Pred,
                                               shape = MacroHab)) + 
  geom_point(size = 2.5) + 
  scale_fill_manual(values=c("blue", "cyan4")) + 
  geom_smooth(method = "glm", se = F,
              method.args = list(family = "binomial"))



plt_velocity <- plt_vel + xlab("Flow Velocity (m^3/s") + ylab("Predicted Probs. From GLM") + scale_color_discrete(name = "Bass", labels = c("present", "not present"))

plt_velocity <- plt_velocity + theme_bw() + ggtitle("Black Bass") + ylim(0, 1.0)
plt_velocity

# Black Bass
# SUbstrate
###Substrate
Bass_GLM <- glm(Bass ~ Depth + Velo + Substrate + PercentCover + InstreamCover + MacroHab ,
                family = "binomial", data = Bass.data)

# Create a GLM Prediction Figure
Cov1_pred_data_3 <- expand.grid(MacroHab=c("pool","riffle", "run"),
                                Substrate= seq(min(Bass.data$Substrate),max(Bass.data$Substrate),
                                               length.out=30))




Cov1_pred_data_3$Depth <- mean(Bass.data$Depth)

Cov1_pred_data_3$Velo <- mean(Bass.data$Velo)

Cov1_pred_data_3$PercentCover <- mean(Bass.data$PercentCover)

Cov1_pred_data_3$InstreamCover <- mean(Bass.data$InstreamCover)


Preds_Cov1_3 <- predict(Bass_GLM, newdata=Cov1_pred_data_3,
                        
                        type='link',se.fit=T) # To get the SE’s on the link scale

Cov1_pred_data_3$Pred <-plogis(Preds_Cov1_3$fit)

Cov1_pred_data_3$LCI <- plogis(Preds_Cov1_3$fit-1.96*Preds_Cov1_3$se) # Not sure if “se” is where the SE’s are in Preds_Cov1

Cov1_pred_data_3$UCI <- plogis(Preds_Cov1_3$fit+1.96*Preds_Cov1_3$se)

Cov1_pred_data_3$Covariate <- "Substrate"


plt_sub <- ggplot(data = Cov1_pred_data_3, aes(x = Cov1_pred_data_3$Substrate, y = Cov1_pred_data_3$Pred,
                                               shape = MacroHab)) + 
  geom_point(size = 2.5) + 
  scale_fill_manual(values=c("blue", "cyan4")) + 
  geom_smooth(method = "glm", se = F,
              method.args = list(family = "binomial"))


plt_substrate <- plt_sub + xlab("Substrate Composition") + ylab("Predicted Probs. From GLM") + scale_color_discrete(name = "Bass", labels = c("present", "not present"))


plt_substrate <-plt_substrate + theme_bw() + ggtitle ("Black Bass") + ylim(0, 1.0)
plt_substrate

##
#
##
##
###
## Percent Overhead Cover
Bass_GLM <- glm(Bass ~ Depth + Velo + Substrate + PercentCover + InstreamCover + MacroHab ,
                family = "binomial", data = Bass.data)

# Create a GLM Prediction Figure
Cov1_pred_data_4 <- expand.grid(MacroHab=c("pool","riffle", "run"),
                                PercentCover= seq(min(Bass.data$PercentCover),max(Bass.data$PercentCover),
                                                  length.out=30))


Cov1_pred_data_4$Depth <- mean(Bass.data$Depth)

Cov1_pred_data_4$Velo <- mean(Bass.data$Velo)

Cov1_pred_data_4$Substrate <- mean(Bass.data$Substrate)

Cov1_pred_data_4$InstreamCover <- mean(Bass.data$InstreamCover)


Preds_Cov1_4 <- predict(Bass_GLM, newdata=Cov1_pred_data_4,
                        
                        type='link',se.fit=T) # To get the SE’s on the link scale

Cov1_pred_data_4$Pred <-plogis(Preds_Cov1_4$fit)

Cov1_pred_data_4$LCI <- plogis(Preds_Cov1_4$fit-1.96*Preds_Cov1_4$se) # Not sure if “se” is where the SE’s are in Preds_Cov1

Cov1_pred_data_4$UCI <- plogis(Preds_Cov1_4$fit+1.96*Preds_Cov1_4$se)

Cov1_pred_data_4$Covariate <- "Percent Cover"




plt_cv <- ggplot(data = Cov1_pred_data_4, aes(x = Cov1_pred_data_4$PercentCover, y = Cov1_pred_data_4$Pred,
                                              shape = MacroHab)) + 
  geom_point(size = 2.5) + 
  scale_fill_manual(values=c("blue", "cyan4")) + 
  geom_smooth(method = "glm", se = F,
              method.args = list(family = "binomial"))



plt_cover <- plt_cv + xlab("Percent Canopy Cover") + ylab("Predicted Probs. From GLM") + scale_color_discrete(name = "Bass", labels = c("present", "not present"))

plt_cover <- plt_cover + theme_bw() + ggtitle ("Black Bass") + ylim(0, 1.0)

plt_cover



###
#Plot Instream Cover
Bass_GLM <- glm(Bass ~ Depth + Velo + Substrate + PercentCover + InstreamCover + MacroHab ,
                family = "binomial", data = Bass.data)

# Create a GLM Prediction Figure

Cov1_pred_data_5 <- expand.grid(MacroHab=c("pool","riffle", "run"),
                                InstreamCover= seq(min(Bass.data$InstreamCover),max(Bass.data$InstreamCover),
                                                   length.out=30))

Cov1_pred_data_5$Depth <- mean(Bass.data$Depth)

Cov1_pred_data_5$Velo <- mean(Bass.data$Velo)

Cov1_pred_data_5$Substrate <- mean(Bass.data$Substrate)

Cov1_pred_data_5$PercentCover <- mean(Bass.data$PercentCover)


Preds_Cov1_5 <- predict(Bass_GLM, newdata=Cov1_pred_data_5,
                        
                        type='link',se.fit=T) # To get the SE’s on the link scale

Cov1_pred_data_5$Pred <-plogis(Preds_Cov1_5$fit)

Cov1_pred_data_5$LCI <- plogis(Preds_Cov1_5$fit-1.96*Preds_Cov1_5$se) # Not sure if “se” is where the SE’s are in Preds_Cov1

Cov1_pred_data_5$UCI <- plogis(Preds_Cov1_5$fit+1.96*Preds_Cov1_5$se)

Cov1_pred_data_5$Covariate <- "Instream Cover"


plt_is <- ggplot(data = Cov1_pred_data_5, aes(x = Cov1_pred_data_5$InstreamCover, y = Cov1_pred_data_5$Pred,
                                              shape = MacroHab)) + 
  geom_point(size = 2.5) + 
  scale_fill_manual(values=c("blue", "cyan4")) + 
  geom_smooth(method = "glm", se = F,
              method.args = list(family = "binomial"))



plt_instream <- plt_is + xlab("Instream Cover") + ylab("Predicted Probs. From GLM") + scale_color_discrete(name = "Bass", labels = c("present", "not present"))

plt_instream <-plt_instream + theme_bw() + ggtitle("Black Bass") + ylim(0, 1.0)



library(ggpubr)
Bass_Plots <- ggarrange(plot_depth, plt_velocity, plt_substrate, plt_cover,plt_instream,
                          nrow = 3, ncol = 2)
Bass_Plots


#sink the file into whereever the fuck i put it. 
sink(file = "LOGIT_5_9/Bass_GLM_FULL.txt")
summary(Bass_GLM)
confint(Bass_GLM)
sink()

#Speckled Dace
Speckled <- data %>% 
  filter(SpeckedDace == 1) %>% 
  filter(Above == 1) %>% 
  select(Location, Depth, Velo, Substrate, PercentCover, InstreamCover, MacroHab, SpeckedDace)
#make an available dataset
available<-data %>% 
  filter(Species == "Available") %>% 
  filter(Above == 1) %>% 
  select(Location, Depth, Velo, Substrate, PercentCover, InstreamCover, MacroHab, SpeckedDace)
available<-na.omit(available)

#combine the two datasets
Speckled.data <- rbind(Speckled, available)

#Run the GLM with the full model
Specked_GLM <- glm(SpeckedDace ~ Depth + Velo + Substrate + PercentCover + InstreamCover + MacroHab 
                   , family = "binomial", data = Speckled.data)
summary(Specked_GLM)
confint(Specked_GLM)

#sink the file into whereever the fuck i put it. 
sink(file = "LOGIT_5_9/Speckled_GLM_FULL.txt")
summary(Specked_GLM)
confint(Specked_GLM)
sink()
